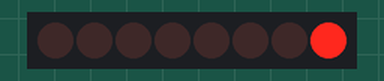
This sketch was run on a simulated Arduino Uno, built with avr-gcc and run on an emulated ATmega328P. On the bench: 8 shift-register outputs drawn as a row of LEDs (first output left, lit = HIGH). Wiring (inferred from the names in the program): shift register (74HC595): data pin 12; shift clock pin 9; latch pin 11. Wiring (inferred from the signals the program sends): row of LEDs: on Q0, Q1, Q2, Q3, Q4, Q5, Q6, Q7.

Above: at 0.6 s.
At 5.1 s:
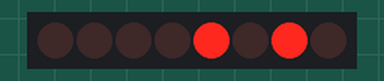
At 10.1 s:
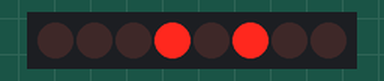
At 20.1 s:
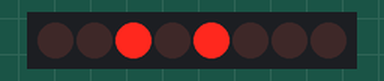
At 30.1 s:
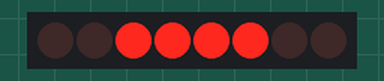
At 39.75 s:
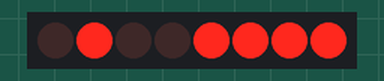
Timing chart, 0 to 40.0 s (numbered marks = the images above):
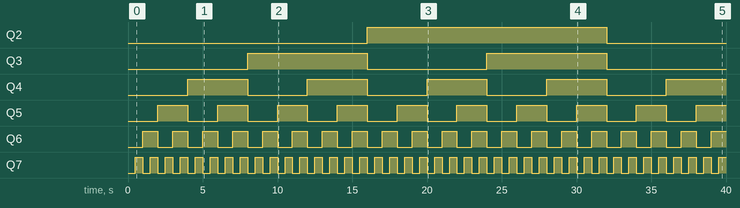

Measured:
- by itself, Q2: LOW → HIGH at 16.0 s, → LOW 16.0 s later
- by itself, Q3: alternates HIGH for 8.0 s and LOW for 8.0 s
- by itself, Q4: alternates HIGH for 4.0 s and LOW for 4.0 s
- by itself, Q5: alternates HIGH for 2.0 s and LOW for 2.0 s
- by itself, Q6: alternates HIGH for 1.0 s and LOW for 1.0 s
- by itself, Q7: alternates HIGH for 0.50 s and LOW for 0.50 s

The sketch:

SerialxParallel_rgstr.ino
```cpp
int latchPin = 11;
int clockPin = 9;
int dataPin = 12;

byte digit = 0x00;
void setup() {
  // put your setup code here, to run once:
  pinMode(latchPin, OUTPUT);
  pinMode(clockPin, OUTPUT);
  pinMode(dataPin, OUTPUT);

  Serial.begin(9600);
}

void loop() {
  // put your main code here, to run repeatedly:
  digitalWrite(latchPin, LOW);
  shiftOut(dataPin, clockPin, LSBFIRST, digit);
  digitalWrite(latchPin, HIGH);
  digit++;
  delay(500);
}
```
